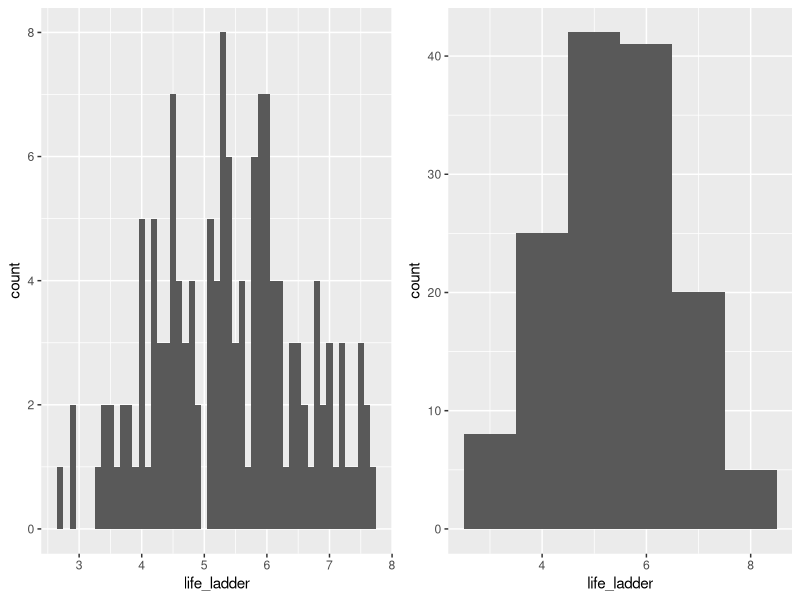
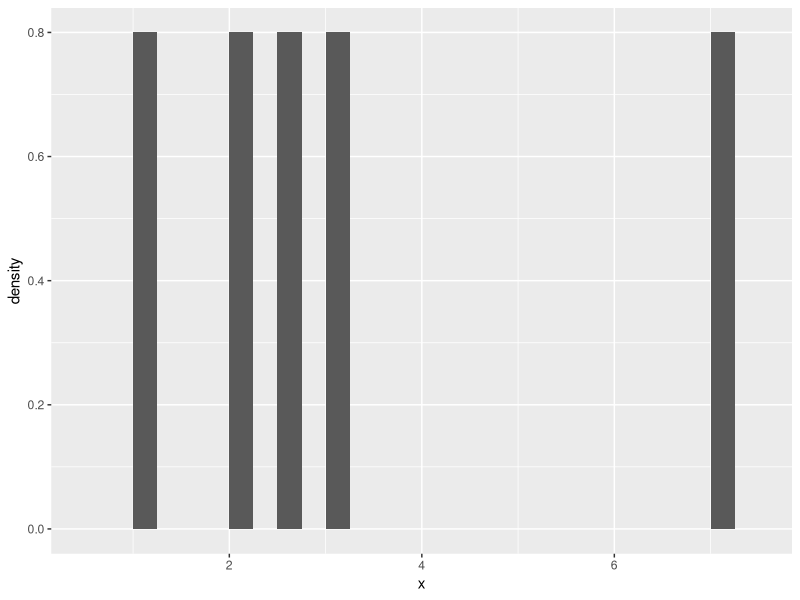
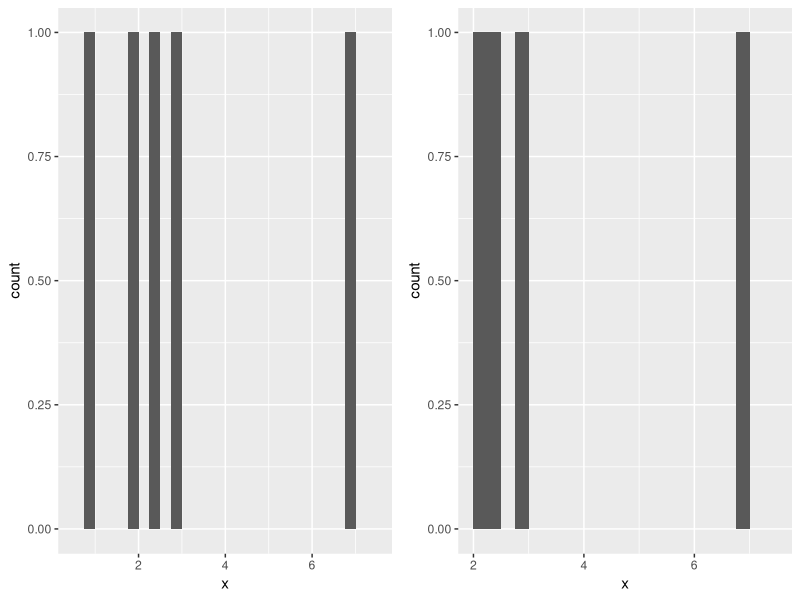
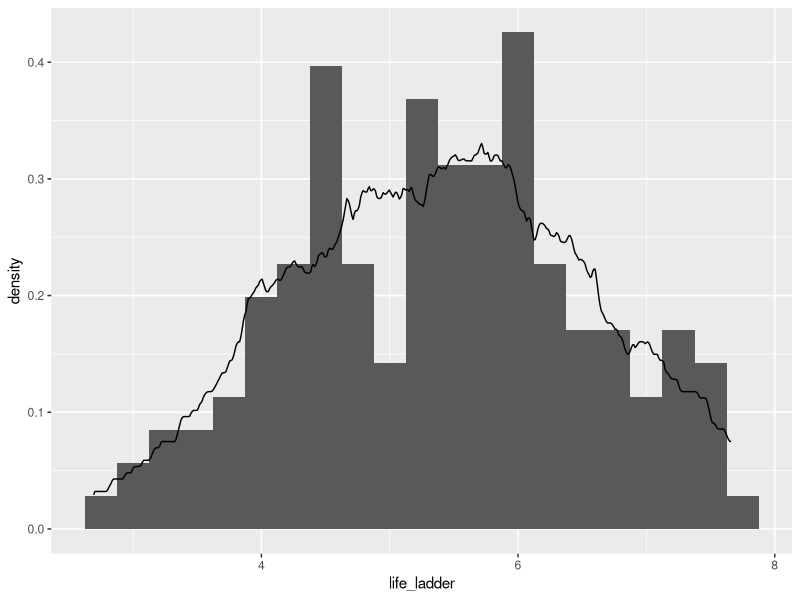
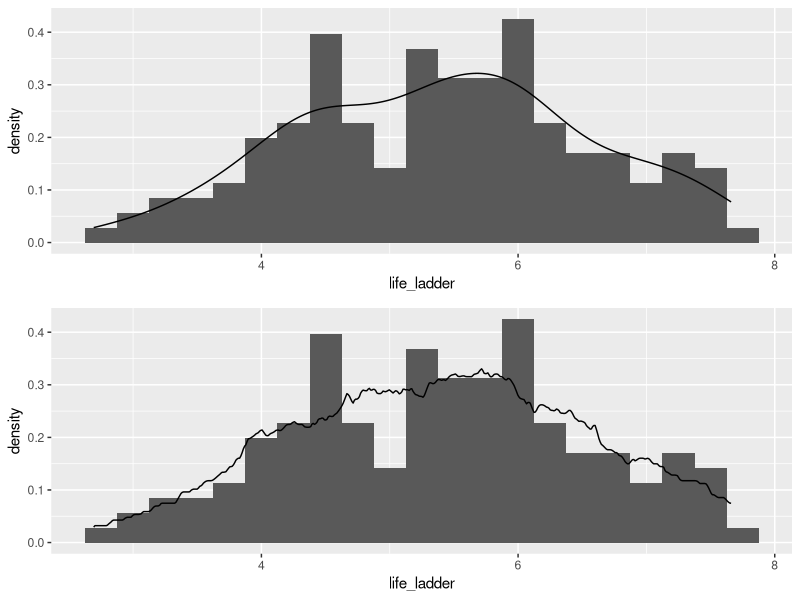

R code for these plots, in order:
## ---- chunk 1
knitr::opts_chunk$set(echo = FALSE)
library(tidyverse)
library(gridExtra)
happinessdata2016 <- read_csv("happiness2016.csv")
## ---- chunk 2
p1 <- ggplot(data = happinessdata2016, aes(x = life_ladder)) + 
  geom_histogram(binwidth = 0.1) 
p2 <- ggplot(data = happinessdata2016, aes(x = life_ladder)) + 
  geom_histogram(binwidth = 1.0) 
grid.arrange(p1,p2,nrow = 1)
## ---- chunk 3
dat <- data_frame(x = c(1,2,2.5,3,7))
dat$x
## ---- chunk 4
seq(0.5,7.5,by = 0.25)
## ---- chunk 5
p <- ggplot(data = dat, aes(x = x,..density..)) + 
  geom_histogram(breaks = seq(0.5,7.5,.25), closed = "left" )
p
d <- ggplot_build(p)
hist_dat <- data_frame(y = d$data[[1]]$y, count = d$data[[1]]$count, x = d$data[[1]]$x, xmin = d$data[[1]]$xmin, xmax = d$data[[1]]$xmax, density = d$data[[1]]$density)
knitr::kable(head(hist_dat))
## ---- chunk 6
dat <- data_frame(x = c(1,2,2.5,3,7))
p0.5 <- ggplot(data = dat, aes(x = x)) + 
  geom_histogram(breaks = seq(0.5,7.5,.25))
p2 <- ggplot(data = dat, aes(x = x)) + 
  geom_histogram(breaks = seq(2,7.5,.25))
grid.arrange(p0.5,p2,nrow = 1)
## ---- chunk 7
ggplot(data = happinessdata2016, aes(x = life_ladder, ..density..)) + 
  geom_histogram(binwidth = 0.25) + geom_density(kernel = "rectangular" )
## ---- chunk 8
p_gauss <- ggplot(data = happinessdata2016, aes(x = life_ladder, ..density..)) + 
  geom_histogram(binwidth = 0.25) + geom_density(kernel = "gaussian" )
p_rect <- ggplot(data = happinessdata2016, aes(x = life_ladder, ..density..)) + 
  geom_histogram(binwidth = 0.25) + geom_density(kernel = "rectangular" )
grid.arrange(p_gauss,p_rect)
